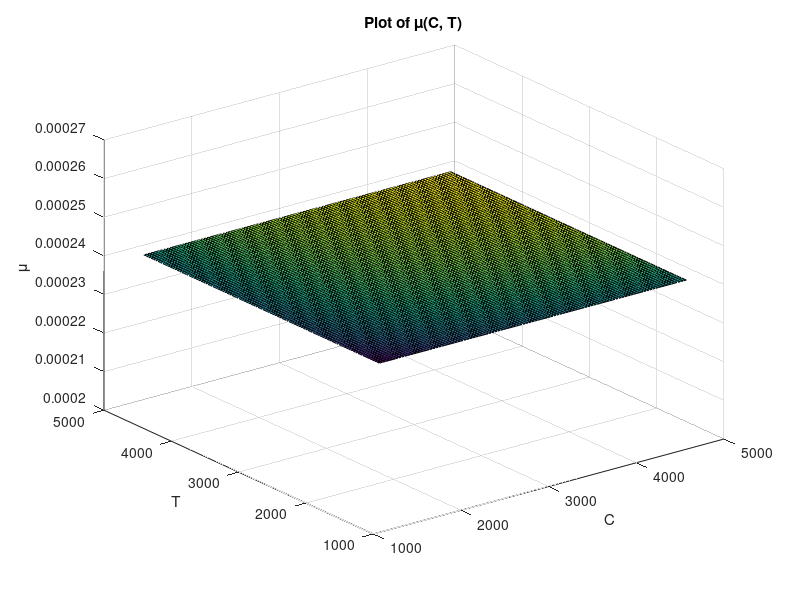

Write MATLAB code to recreate this figure.
%parameters
A1 = .5;
A2 = .5;
M0 = 0;
Mu_max = 0.00024; %cells per min
Mu_half = 0.00012; %cells/min 
% Define function mu(C, T)
mu = @(C, T) A1 * ((Mu_max * C) ./ (Mu_half + C)) + A2 * ((Mu_max * T) ./ (Mu_half + T)) + M0;

% Define range for C and T
C_range = linspace(1300, 4800, 100);
T_range = linspace(1300, 4800, 100);

% Create grid of C and T values
[C, T] = meshgrid(C_range, T_range);

% Evaluate mu(C, T) for all combinations of C and T
mu_values = mu(C, T);

% Plot the result
surf(C, T, mu_values);
xlabel('C');
ylabel('T');
zlabel('\mu');
title('Plot of \mu(C, T)');